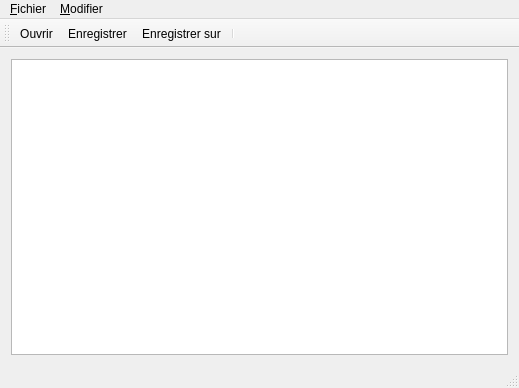
<?xml version="1.0" encoding="UTF-8"?>
<ui version="4.0">
 <class>Music</class>
 <widget class="QMainWindow" name="Music">
  <property name="geometry">
   <rect>
    <x>0</x>
    <y>0</y>
    <width>519</width>
    <height>388</height>
   </rect>
  </property>
  <property name="windowTitle">
   <string>Music [*]</string>
  </property>
  <widget class="QWidget" name="centralWidget">
   <layout class="QHBoxLayout" name="horizontalLayout">
    <item>
     <widget class="QPlainTextEdit" name="plainTextEdit">
      <property name="documentTitle">
       <string/>
      </property>
     </widget>
    </item>
   </layout>
  </widget>
  <widget class="QMenuBar" name="menuBar">
   <property name="geometry">
    <rect>
     <x>0</x>
     <y>0</y>
     <width>519</width>
     <height>22</height>
    </rect>
   </property>
   <widget class="QMenu" name="menu_File">
    <property name="title">
     <string>&amp;Fichier</string>
    </property>
    <widget class="QMenu" name="menuOpen_Recent_Files">
     <property name="title">
      <string>Liste des fichiers récents</string>
     </property>
    </widget>
    <addaction name="action_Open"/>
    <addaction name="menuOpen_Recent_Files"/>
    <addaction name="action_Save"/>
    <addaction name="actionSave_as"/>
    <addaction name="separator"/>
    <addaction name="action_Exit"/>
   </widget>
   <widget class="QMenu" name="menu_Edit">
    <property name="title">
     <string>&amp;Modifier</string>
    </property>
   </widget>
   <addaction name="menu_File"/>
   <addaction name="menu_Edit"/>
  </widget>
  <widget class="QToolBar" name="mainToolBar">
   <attribute name="toolBarArea">
    <enum>TopToolBarArea</enum>
   </attribute>
   <attribute name="toolBarBreak">
    <bool>false</bool>
   </attribute>
   <addaction name="action_Open"/>
   <addaction name="action_Save"/>
   <addaction name="actionSave_as"/>
   <addaction name="separator"/>
  </widget>
  <widget class="QStatusBar" name="statusBar"/>
  <action name="action_Open">
   <property name="icon">
    <iconset resource="Resources.qrc">
     <normaloff>:/Icons/Actions-document-open-folder-icon.png</normaloff>:/Icons/Actions-document-open-folder-icon.png</iconset>
   </property>
   <property name="text">
    <string>&amp;Ouvrir</string>
   </property>
  </action>
  <action name="action_Save">
   <property name="icon">
    <iconset resource="Resources.qrc">
     <normaloff>:/Icons/Actions-document-save-icon.png</normaloff>:/Icons/Actions-document-save-icon.png</iconset>
   </property>
   <property name="text">
    <string>&amp;Enregistrer</string>
   </property>
   <property name="iconText">
    <string>Enregistrer</string>
   </property>
  </action>
  <action name="actionSave_as">
   <property name="icon">
    <iconset resource="Resources.qrc">
     <normaloff>:/Icons/Actions-document-save-as-icon.png</normaloff>:/Icons/Actions-document-save-as-icon.png</iconset>
   </property>
   <property name="text">
    <string>Enregistrer &amp;sur</string>
   </property>
   <property name="toolTip">
    <string>Enregistrer sur</string>
   </property>
  </action>
  <action name="action_Exit">
   <property name="text">
    <string>&amp;Quitter</string>
   </property>
  </action>
 </widget>
 <layoutdefault spacing="6" margin="11"/>
 <resources>
  <include location="Resources.qrc"/>
 </resources>
 <connections>
  <connection>
   <sender>action_Exit</sender>
   <signal>triggered()</signal>
   <receiver>Music</receiver>
   <slot>close()</slot>
   <hints>
    <hint type="sourcelabel">
     <x>-1</x>
     <y>-1</y>
    </hint>
    <hint type="destinationlabel">
     <x>199</x>
     <y>149</y>
    </hint>
   </hints>
  </connection>
  <connection>
   <sender>plainTextEdit</sender>
   <signal>modificationChanged(bool)</signal>
   <receiver>Music</receiver>
   <slot>setWindowModified(bool)</slot>
   <hints>
    <hint type="sourcelabel">
     <x>366</x>
     <y>201</y>
    </hint>
    <hint type="destinationlabel">
     <x>396</x>
     <y>210</y>
    </hint>
   </hints>
  </connection>
 </connections>
</ui>
